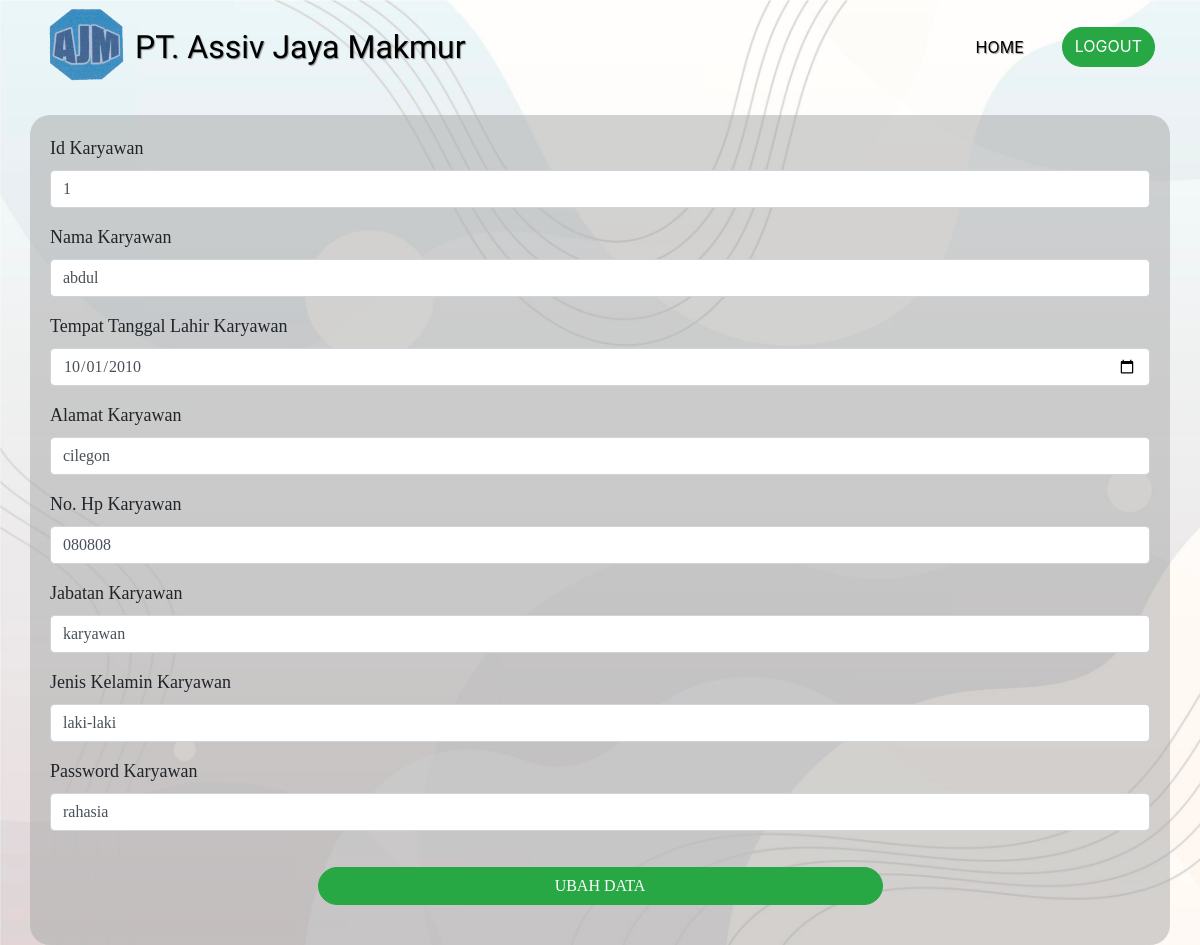
Screenshot of /function/datakaryawan/ubahFunction.php?id=1 (signed in) with the database file from the repository.
### tables this page shows
CREATE TABLE `karyawan` (
  `id` int(11) NOT NULL,
  `id_karyawan` int(50) NOT NULL,
  `nama_karyawan` varchar(200) NOT NULL,
  `ttl_karyawan` date NOT NULL,
  `alamat_karyawan` varchar(100) NOT NULL,
  `no_hp_karyawan` varchar(100) NOT NULL,
  `jbt_karyawan` varchar(100) NOT NULL,
  `jk_karyawan` varchar(100) NOT NULL,
  `pass_karyawan` varchar(100) NOT NULL
);

### function/functions.php (called while the page is built, shortened)
<?php
$conn = mysqli_connect("localhost", "root", "", "penggajian");
function query($query)
{
    global $conn;
    $result = mysqli_query($conn, $query);
    $rows = [];
    while ($row = mysqli_fetch_assoc($result)) {
        $rows[] = $row;
    }
    return $rows;
}

### function/datakaryawan/ubahFunction.php (the view, shortened to what this page needs)
<?php
require '../functions.php';
$id = $_GET["id"];
$update = query("SELECT * FROM karyawan WHERE id = $id")[0];
?>
<!doctype html>
<html lang="en">
<head>
    <link rel="stylesheet" href="../../bootstrap/css/bootstrap.min.css">
    <link rel="stylesheet" href="../css/StyleUbah.css">
</head>
<body>
    <nav class="navbar navbar-expand-lg navbar-light">
        <div class="container">
            <img src="../../logodinascilegon/logousaha.png" alt="logo">
            <a class="navbar-brand">PT. Assiv Jaya Makmur </a>
            <div class="collapse navbar-collapse" id="navbarNavAltMarkup">
                <div class="navbar-nav ml-auto">
                    <a class="nav-item nav-link active" href="../../admin/admin-page.php">Home</a>
                    <a class="nav-item btn btn-success tombol" href="../../admin/logout.php">logout</a>
                </div>
            </div>
        </div>
    </nav>
    <div class="container content">
        <form action="" method="POST">
            <div class="form-group">
                <label for="id_karyawan">id karyawan</label>
                <input type="text" name="id_karyawan" class="form-control" id="id_karyawan" autocomplete="off" value="<?= $update["id_karyawan"]; ?>">
            </div>
            <div class="form-group">
                <label for="nama_karyawan">nama karyawan</label>
                <input type="text" name="nama_karyawan" class="form-control" id="nama_karyawan" autocomplete="off" value="<?= $update["nama_karyawan"]; ?>">
            </div>
            <div class="form-group">
                <label for="ttl_karyawan">tempat tanggal lahir karyawan</label>
                <input type="date" name="ttl_karyawan" class="form-control" id="ttl_karyawan" autocomplete="off" value="<?= $update["ttl_karyawan"]; ?>">
            </div>
            <div class="form-group">
                <label for="alamat_karyawan">alamat karyawan</label>
                <input type="text" name="alamat_karyawan" class="form-control" id="alamat_karyawan" autocomplete="off" value="<?= $update["alamat_karyawan"]; ?>">
            </div>
            <div class="form-group">
                <label for="no_hp_karyawan">no. hp karyawan</label>
                <input type="text" name="no_hp_karyawan" class="form-control" id="no_hp_karyawan" autocomplete="off" value="<?= $update["no_hp_karyawan"]; ?>">
            </div>
            <div class="form-group">
                <label for="jbt_karyawan">jabatan karyawan</label>
                <input type="text" name="jbt_karyawan" class="form-control" id="jbt_karyawan" autocomplete="off" value="<?= $update["jbt_karyawan"]; ?>">
            </div>
            <div class="form-group">
                <label for="jk_karyawan">jenis kelamin karyawan</label>
                <input type="text" name="jk_karyawan" class="form-control" id="jk_karyawan" autocomplete="off" value="<?= $update["jk_karyawan"]; ?>">
            </div>
            <div class="form-group">
                <label for="pass_karyawan">password karyawan</label>
                <input type="text" name="pass_karyawan" class="form-control" id="pass_karyawan" autocomplete="off" value="<?= $update["pass_karyawan"]; ?>">
            </div>
            <div class="row d-flex justify-content-center">
                <button type="submit" name="submit" class="btn btn-success add">ubah data</button>
            </div>
        </form>
    </div>
</body>
</html>

### function/css/StyleUbah.css (style rules this page uses)
body { background-image: url(../../admin/background/bg.jpg); background-size: cover; }
.navbar { position: relative; z-index: 1; }
.navbar-brand { font-family: viga; font-size: 16px; }
.navbar .nav-link { text-align: center; }
.navbar img { width: 50px; position: relative; }
.tombol { text-transform: uppercase; border-radius: 40px; }
.content { margin-top: 20px; text-transform: capitalize; font-size: 18px; background-color: rgba(167, 167, 167, 0.5); padding: 20px; border-radius: 20px; font-family: poppins; }
.content .add { margin-top: 20px; margin-bottom: 20px; border-radius: 20px; text-transform: uppercase; width: 50%; }
@media (min-width: 992px) { .navbar { padding-bottom: 10px; } }
@media (min-width: 992px) { .navbar-brand { font-size: 32px; } }
@media (min-width: 992px) { .navbar-brand, .nav-link { color: rgb(0, 0, 0) !important; text-shadow: 1px 1px 1px rgba(105, 105, 105, 0.7); } }
@media (min-width: 992px) { .navbar img { width: 80px; position: relative; bottom: 2px; margin-right: 10px; } }
@media (min-width: 992px) { .nav-link { text-transform: uppercase; margin-right: 30px; } }

### rows the page displays
karyawan: id_karyawan "1", nama_karyawan "abdul", ttl_karyawan "10/01/2010", alamat_karyawan "cilegon", no_hp_karyawan "080808", jbt_karyawan "karyawan", jk_karyawan "laki-laki", pass_karyawan "rahasia"
